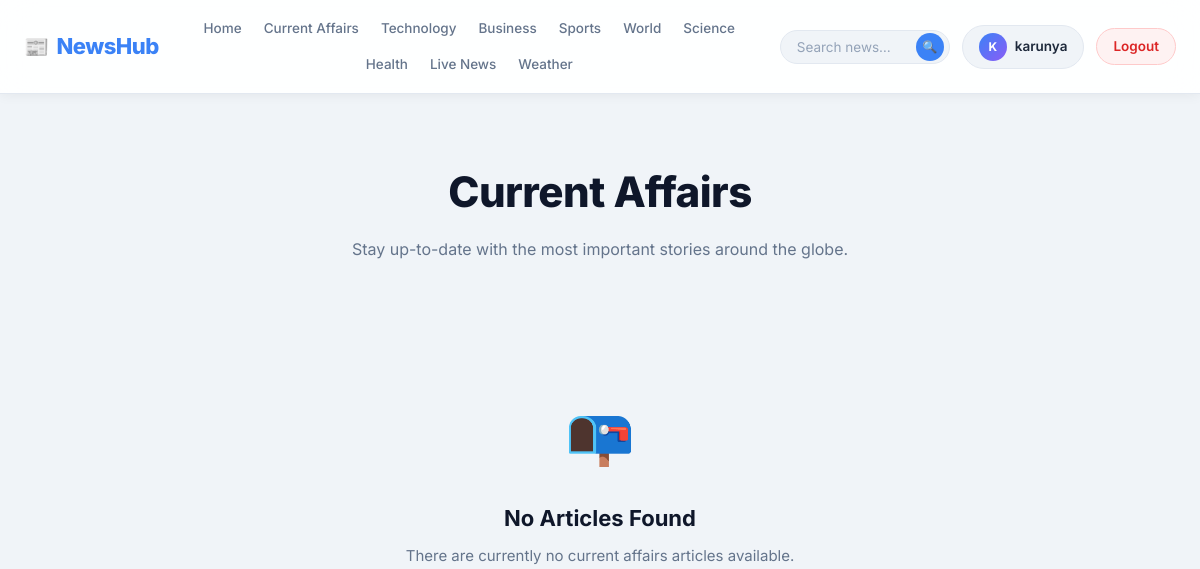
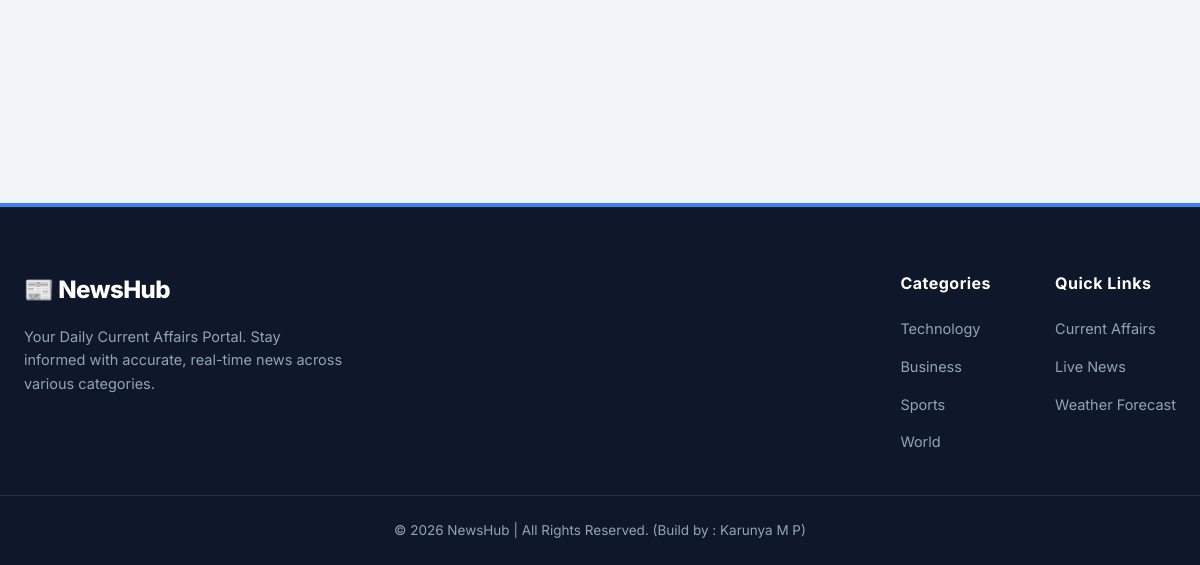
/home/current-affairs/ (signed in), run on an earlier commit of the app's database (2 pictures, top to bottom).
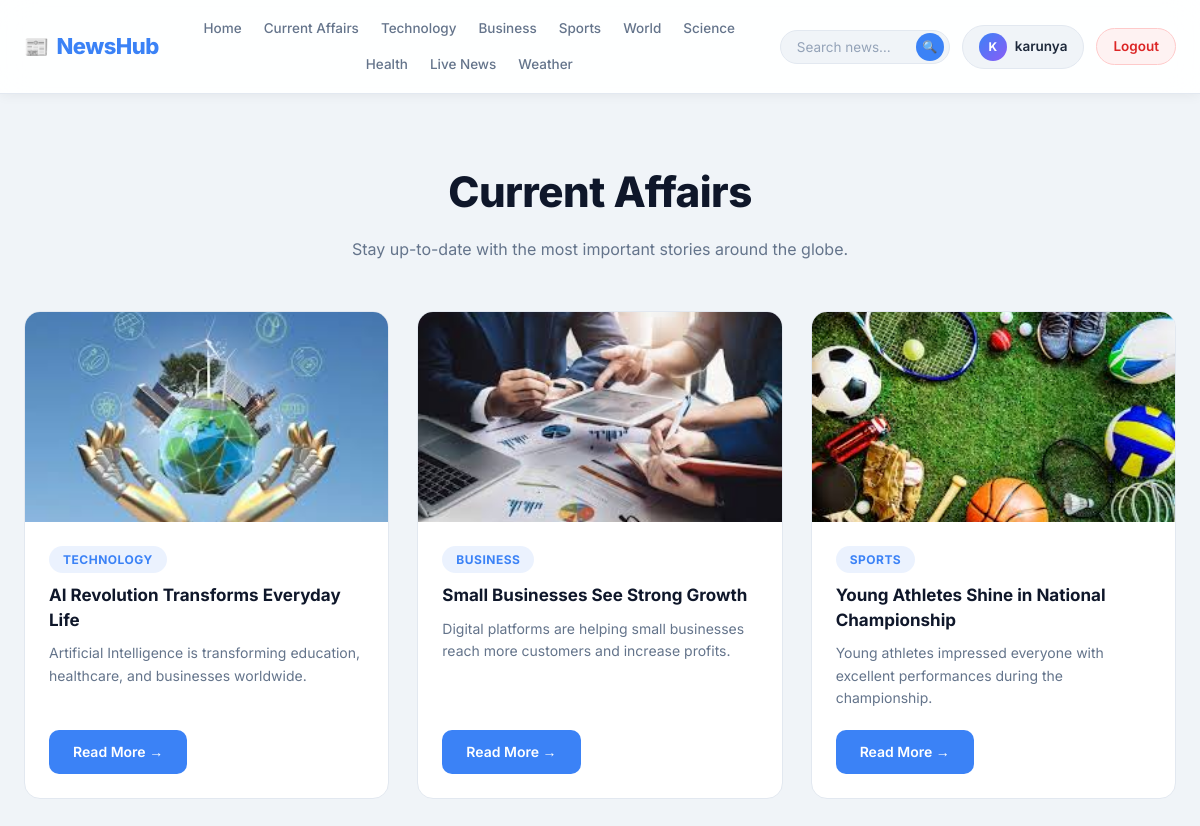
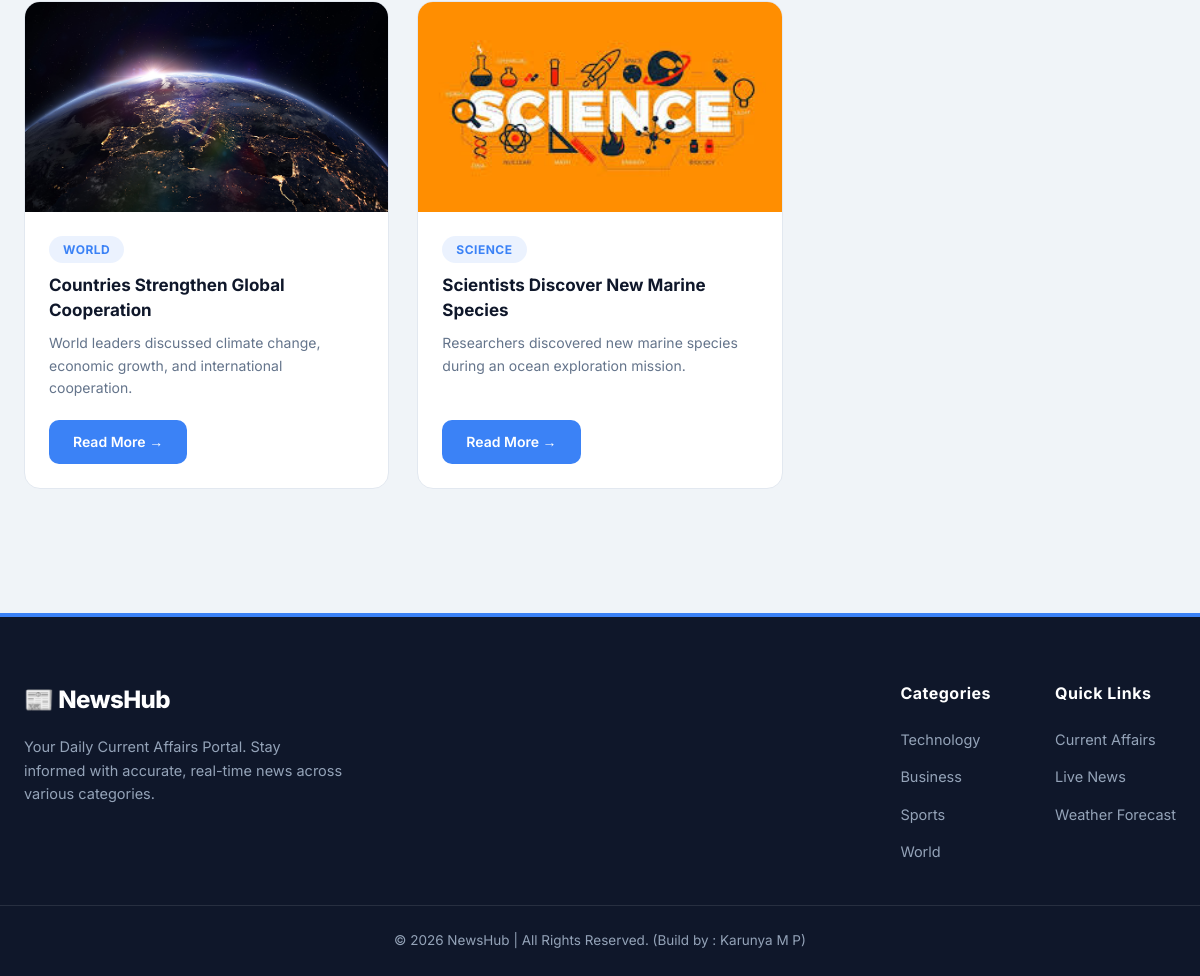
And on a later commit of the database (2 pictures, top to bottom).
### news/models.py (models this page shows, shortened)
class Article(models.Model):
    category = models.ForeignKey(Category,on_delete=models.CASCADE)
    author = models.ForeignKey(User,on_delete=models.CASCADE)
    title = models.CharField(max_length=300)
    slug = models.SlugField(unique=True)
    summary = models.TextField()
    content = models.TextField()
    image = models.ImageField(upload_to='news/')
    created_at = models.DateTimeField(auto_now_add=True)
    updated_at = models.DateTimeField(auto_now=True)
    is_trending = models.BooleanField(default=False)

class Category(models.Model):
    name = models.CharField(max_length=100)
    image = models.ImageField(upload_to="category/")

### news/views.py (the view)
@login_required
def current_affairs(request):
    articles = Article.objects.all()
    return render(request, "news/current_affairs.html", {
        "articles": articles
    })

### news/templates/news/current_affairs.html (shortened to what this page needs)
{% extends 'base.html' %}
{% load static %}
{% block content %}
<main class="page-wrapper">
  <header class="section-header">
    <h1 class="page-title">Current Affairs</h1>
    <p class="page-subtitle">Stay up-to-date with the most important stories around the globe.</p>
  </header>
  <div class="cards-grid">
    {% for article in articles %}
    <article class="news-card">
      <a href="{% url 'article_detail' article.id %}" class="news-card__img-wrap">
        {% if article.image %}
        <img src="{{ article.image.url }}" alt="{{ article.title }}" onerror="this.onerror=null; this.src='https://placehold.co/600x400?text=NewsHub';">
        {% else %}
        <img src="https://placehold.co/600x400?text=NewsHub" alt="Placeholder">
        {% endif %}
      </a>
      <div class="news-card__body">
        <div class="news-card__category">
          <span class="category-badge">{{ article.category.name }}</span>
        </div>
        <h3 class="news-card__title">
          <a href="{% url 'article_detail' article.id %}">{{ article.title }}</a>
        </h3>
        <p class="news-card__summary">
          {{ article.summary|truncatechars:120 }}
        </p>
        <div class="news-card__footer">
          <a href="{% url 'article_detail' article.id %}" class="btn">Read More →</a>
        </div>
      </div>
    </article>
    {% empty %}
    <div class="empty-result">
      <div class="empty-icon">📭</div>
      <h3>No Articles Found</h3>
      <p>There are currently no current affairs articles available.</p>
    </div>
    {% endfor %}
  </div>
</main>
{% endblock %}

### templates/base.html (shortened to what this page needs)
{% load static %}
<!DOCTYPE html>
<html lang="en">
<head>
  <link rel="stylesheet" href="{% static 'css/style.css' %}?v=4">
  <link rel="stylesheet" href="{% static 'css/navbar.css' %}?v=4">
  <link rel="stylesheet" href="{% static 'css/footer.css' %}?v=4">
</head>
<body>
<header>
<nav class="navbar">
  <div class="navbar-inner">
    <a href="{% url 'home' %}" class="logo">
      <span class="logo-icon">📰</span>
      NewsHub
    </a>
    <ul class="nav-links">
      <li><a href="{% url 'home' %}">Home</a></li>
      <li><a href="{% url 'current_affairs' %}">Current Affairs</a></li>
      <li><a href="{% url 'category' 1 %}">Technology</a></li>
      <li><a href="{% url 'category' 2 %}">Business</a></li>
      <li><a href="{% url 'category' 3 %}">Sports</a></li>
      <li><a href="{% url 'category' 4 %}">World</a></li>
      <li><a href="{% url 'category' 5 %}">Science</a></li>
      <li><a href="{% url 'category' 6 %}">Health</a></li>
      <li><a href="{% url 'live_news' %}">Live News</a></li>
      <li><a href="{% url 'weather' %}">Weather</a></li>
    </ul>
    <div class="nav-right">
      <form action="{% url 'search' %}" method="GET" class="nav-search-form">
        <input type="text" name="q" placeholder="Search news…" autocomplete="off">
        <button type="submit" class="nav-search-btn" aria-label="Search">🔍</button>
      </form>
      {% if user.is_authenticated %}
        <a href="{% url 'profile' %}" class="nav-profile-btn">
          <span class="nav-avatar">{{ user.username|slice:":1"|upper }}</span>
          {{ user.username }}
        </a>
        <a href="{% url 'logout' %}" class="nav-logout-btn">Logout</a>
      {% else %}
        <a href="{% url 'login' %}" class="nav-login-btn">Login</a>
      {% endif %}
    </div>
  </div>
</nav>
</header>
{% block content %}{% endblock %}
{% include 'footer.html' %}
</body>
</html>

### templates/footer.html
{% load static %}
<footer class="site-footer">
  <div class="footer-container">
    <div class="footer-brand">
      <div class="footer-logo">📰 NewsHub</div>
      <p class="footer-tagline">Your Daily Current Affairs Portal. Stay informed with accurate, real-time news across various categories.</p>
    </div>
    <div class="footer-links-wrapper">
      <div class="footer-col">
        <h4>Categories</h4>
        <ul>
          <li><a href="{% url 'category' 1 %}">Technology</a></li>
          <li><a href="{% url 'category' 2 %}">Business</a></li>
          <li><a href="{% url 'category' 3 %}">Sports</a></li>
          <li><a href="{% url 'category' 4 %}">World</a></li>
        </ul>
      </div>
      <div class="footer-col">
        <h4>Quick Links</h4>
        <ul>
          <li><a href="{% url 'current_affairs' %}">Current Affairs</a></li>
          <li><a href="{% url 'live_news' %}">Live News</a></li>
          <li><a href="{% url 'weather' %}">Weather Forecast</a></li>
        </ul>
      </div>
    </div>
  </div>
  <div class="footer-bottom">
    <p>&copy; {% now "Y" %} NewsHub | All Rights Reserved. (Build by : Karunya M P)</p>
  </div>
</footer>

### static/css/style.css (style rules this page uses)
:root { --primary: #3b82f6; --primary-hover: #2563eb; --primary-light: rgba(59,130,246,0.1); --secondary: #10b981; --danger: #ef4444; --warning: #f59e0b; --purple: #8b5cf6; --bg: #f0f4f8; --surface: #ffffff; --surface-2: #f8fafc; --border: #e2e8f0; --border-strong: #cbd5e1; --text-h: #0f172a; --text-b: #1e293b; --text-m: #64748b; --text-l: #94a3b8; --shadow-xs: 0 1px 2px rgba(0,0,0,0.04); --shadow-sm: 0 1px 3px rgba(0,0,0,0.08), 0 1px 2px rgba(0,0,0,0.05); --shadow-md: 0 4px 12px rgba(0,0,0,0.08), 0 2px 4px rgba(0,0,0,0.05); --shadow-lg: 0 12px 28px rgba(0,0,0,0.1), 0 4px 8px rgba(0,0,0,0.06); --shadow-xl: 0 24px 48px rgba(0,0,0,0.12); --shadow-blue: 0 8px 24px rgba(59,130,246,0.25); --r-sm: 6px; --r-md: 10px; --r-lg: 16px; --r-xl: 24px; --r-full: 999px; --ease: all 0.25s cubic-bezier(0.4,0,0.2,1); --primary-color: var(--primary); --primary-hover: #2563eb; --secondary-color: var(--secondary); --danger-color: var(--danger); --bg-color: var(--bg); --surface-color: var(--surface); --text-main: var(--text-h); --text-muted: var(--text-m); --border-color: var(--border); --radius-lg: var(--r-lg); --radius-md: var(--r-md); --radius-sm: var(--r-sm); --shadow-sm: var(--shadow-sm); --shadow-md: var(--shadow-md); --shadow-lg: var(--shadow-lg); --transition: var(--ease); }
*, *::before, *::after { margin: 0; padding: 0; box-sizing: border-box; }
html { scroll-behavior: smooth; }
body { font-family: 'Inter', system-ui, sans-serif; background: var(--bg); color: var(--text-b); line-height: 1.6; -webkit-font-smoothing: antialiased; -moz-osx-font-smoothing: grayscale; }
a { text-decoration: none; color: inherit; }
img { display: block; max-width: 100%; }
ul { list-style: none; }
.page-title { text-align: center; font-size: clamp(28px,4vw,42px); font-weight: 800; color: var(--text-h); letter-spacing: -0.5px; margin-bottom: 12px; }
.page-subtitle { text-align: center; color: var(--text-m); font-size: 16px; margin-bottom: 48px; }
.section-header { text-align: center; margin-bottom: 48px; }
.section-header p { color: var(--text-m); font-size: 16px; }
.page-wrapper { max-width: 1280px; margin: 0 auto; padding: 64px 24px; }
.btn, .btn-primary { display: inline-flex; align-items: center; justify-content: center; gap: 8px; padding: 11px 24px; background: var(--primary); color: white; border-radius: var(--r-md); font-weight: 600; font-size: 14px; font-family: inherit; border: none; cursor: pointer; transition: var(--ease); text-decoration: none; }
.category-badge { display: inline-flex; align-items: center; background: var(--primary-light); color: var(--primary); padding: 4px 14px; border-radius: var(--r-full); font-size: 12px; font-weight: 700; letter-spacing: 0.5px; text-transform: uppercase; }
.cards-grid { display: grid; grid-template-columns: repeat(auto-fill, minmax(300px, 1fr)); gap: 28px; }
.news-card { background: var(--surface); border-radius: var(--r-lg); overflow: hidden; border: 1px solid var(--border); box-shadow: var(--shadow-sm); display: flex; flex-direction: column; transition: var(--ease); }
.news-card__img-wrap { position: relative; overflow: hidden; height: 210px; }
.news-card__img-wrap img { width: 100%; height: 100%; object-fit: cover; transition: transform 0.5s ease; }
.news-card__body { padding: 24px; display: flex; flex-direction: column; flex: 1; }
.news-card__category { margin-bottom: 10px; }
.news-card__title { font-size: 17px; font-weight: 700; color: var(--text-h); line-height: 1.45; margin-bottom: 10px; display: -webkit-box; -webkit-line-clamp: 2; line-clamp: 2; -webkit-box-orient: vertical; overflow: hidden; }
.news-card__summary { font-size: 14px; color: var(--text-m); line-height: 1.6; flex: 1; margin-bottom: 20px; display: -webkit-box; -webkit-line-clamp: 3; line-clamp: 3; -webkit-box-orient: vertical; overflow: hidden; }
.news-card__footer { margin-top: auto; }

What changed in the data, as far as the page shows it:
added Article: image (picture), category.name "TECHNOLOGY", title "AI Revolution Transforms Everyday Life", summary "Artificial Intelligence is transforming education, healthcare, and businesses worldwide."
added Article: image (picture), category.name "BUSINESS", title "Small Businesses See Strong Growth", summary "Digital platforms are helping small businesses reach more customers and increase profits."
added Article: image (picture), category.name "SPORTS", title "Young Athletes Shine in National Championship", summary "Young athletes impressed everyone with excellent performances during the championship."
added Article: image (picture), category.name "WORLD", title "Countries Strengthen Global Cooperation", summary "World leaders discussed climate change, economic growth, and international cooperation."
added Article: image (picture), category.name "SCIENCE", title "Scientists Discover New Marine Species", summary "Researchers discovered new marine species during an ocean exploration mission."
Also different on the page:
text no longer shown: "📭 No Articles Found There are currently no current affairs articles available."
